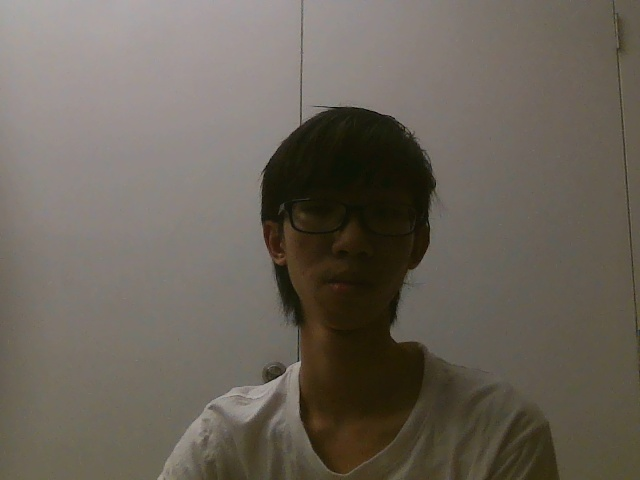
#> input picture data/save_image/save_image.jpg, 640 x 480 px, found by its file name
$ python detect.py
#> lines starting #> are read from the running program, lines starting #| are printed output that depends on the picture
#> further down, image is the input picture: shape (480, 640, 3); mean B, G, R 89.4, 99.5, 106.5
### compare/face_detection.py
import cv2

def detect_face(image):
    face_cascade = cv2.CascadeClassifier(cv2.data.haarcascades + 'haarcascade_frontalface_default.xml')
    gray = cv2.cvtColor(image, cv2.COLOR_BGR2GRAY)
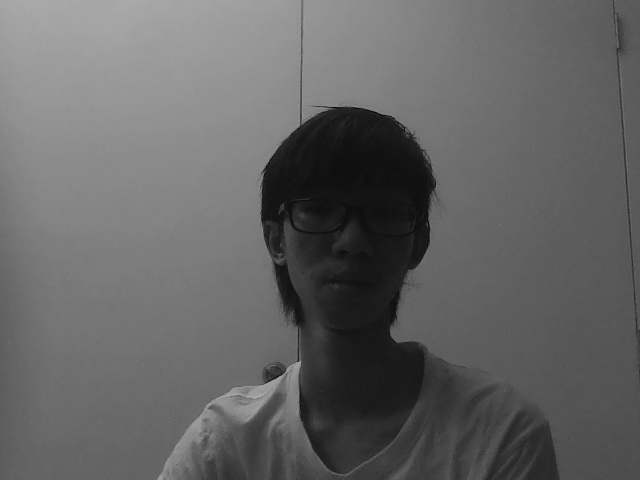
#> gray: shape (480, 640); min 1, max 172, mean 100.4
    faces = face_cascade.detectMultiScale(gray, 1.1, 4)
#> faces = ()
    for (x, y, w, h) in faces:
        cv2.rectangle(image, (x, y), (x+w, y+h), (255, 0, 0), 2)
#> this loop made 0 passes
    return image, faces

### compare/detect.py
import cv2
from face_detection import detect_face

# Load the image
image = cv2.imread('data/save_image/save_image.jpg')

# Perform face detection
result_image, faces = detect_face(image)
#> faces = ()

# Display the result
cv2.imshow('Face Detection Result', result_image)
cv2.waitKey(0)
cv2.destroyAllWindows()
